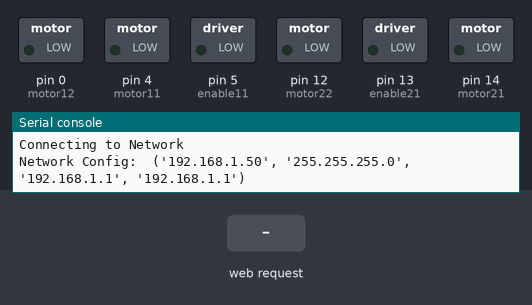
A program run on a simulated MicroPython board. Shown: switched loads named in the program (green lamp = pin HIGH), the last lines printed to the serial console. The test bench sets the inputs (shaded band). WiFi joins after 1.5 s.

Above: at 2.7 s.
2.8 s: HTTP request GET /?Button=1 received
At 3.4 s:
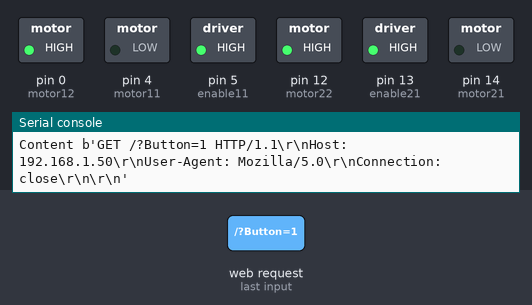
4.3 s: HTTP request GET /?Button=5 received
At 5.5 s:
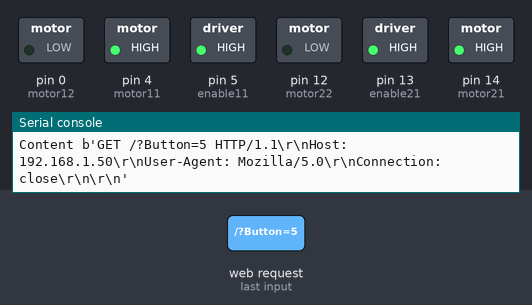
5.8 s: HTTP request GET /?Button=2 received
At 6.9 s:
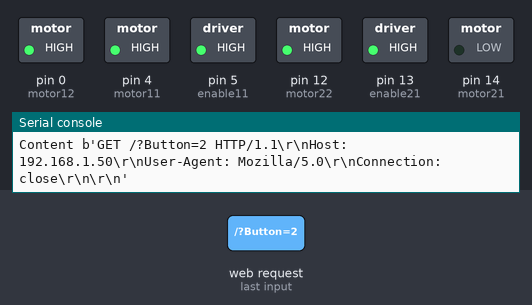
7.3 s: HTTP request GET /?Button=3 received
At 8.0 s:
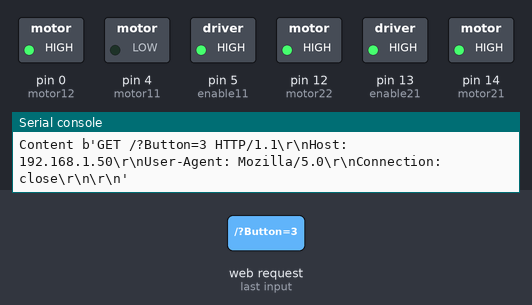
8.8 s: HTTP request GET /?Button=0 received
At 9.2 s:
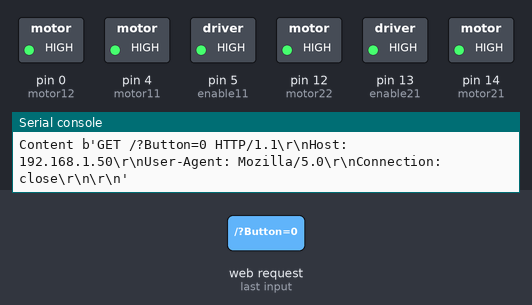
Timing chart, 0 to 11.3 s (numbered marks = the images above; inputs shaded):
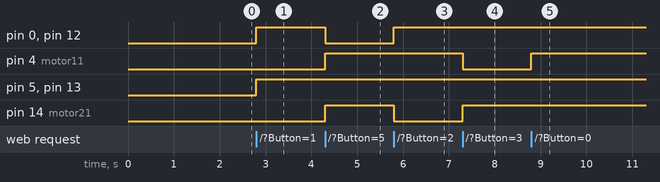

The program:

BOT_Version_1.py
```python
# WiFi Controlled Bot

from machine import Pin, Signal
import time
import network
import socket

#initialising the pins

motor11 = Pin(4, Pin.OUT)
motor12 = Pin(0, Pin.OUT)
enable11 = Pin(5, Pin.OUT)

motor21 = Pin(14, Pin.OUT)
motor22 = Pin(12, Pin.OUT)
enable21 = Pin(13, Pin.OUT)

#Inverting them using signal

motor_pin11 = Signal(motor11, invert = True)
motor_pin12 = Signal(motor12, invert = True)
enable1 = Signal(enable11, invert = True)

motor_pin21 = Signal(motor21, invert = True)
motor_pin22 = Signal(motor22, invert = True)
enable2 = Signal(enable21, invert = True)

#Motor Movement Function

enable11.off()
enable21.off()

def forward():
    enable11.on()
    enable21.on()
    motor_pin11.on()
    motor_pin12.off()

    motor_pin21.on()
    motor_pin22.off()

def backward():
    enable11.on()
    enable21.on()

    motor_pin11.off()
    motor_pin12.on()

    motor_pin21.off()
    motor_pin22.on()

def left():
    enable11.on()
    enable21.on()
    motor_pin11.off()
    motor_pin12.off()

    motor_pin21.on()
    motor_pin22.off()

def right():
    enable11.on()
    enable21.on()
    motor_pin11.on()
    motor_pin12.off()

    motor_pin21.off()
    motor_pin22.off()

def stop():
    enable11.on()
    enable21.on()
    motor_pin11.off()
    motor_pin12.off()

    motor_pin21.off()
    motor_pin22.off()


#Connecting to the Wifi

sta = network.WLAN(network.STA_IF)
if not sta.isconnected():
    print('Connecting to Network')
    sta.active(True)
    sta.connect('Railnet', 'sharan*100*')

    while not sta.isconnected():
        pass
print('Network Config: ', sta.ifconfig())

#Configure Socket Connection

s=socket.socket(socket.AF_INET, socket.SOCK_STREAM)
s.bind(('',80))
s.listen(5)

#Creating the Webpage

def web_page():
    html_page="""
                 <html>
                 <head>
                 <meta content="width=device-width, initial-scale=1" name="viewport"></meta>
                 </head>
                     <body>
                         <center><h2>WiFi Controlled Bot</h2></center>
                         <center>
                             <form>
                                 <button name = "Button" type = "submit" value = "1">FWD</button>
                                 <button name = "Button" type = "submit" value = "2">LEFT</button>
                                 <button name = "Button" type = "submit" value = "0">STOP</button>
                                 <button name = "Button" type = "submit" value = "3">RIGHT</button>
                                 <button name = "Button" type = "submit" value = "5">BCK</button>
                             </form>
                         </center>
                     </body>
                 </html>"""
    return html_page

#Socket Accept Receive Send and Close

while True:
    #Socket Accept
    conn, addr = s.accept()
    print('Got Connection from %s' % str(addr))

    #Socket Receive
    request = conn.recv(1024)
    print("")
    print("")
    print("Content %s" % str(request))

    #Socket Send
    request=str(request)

    fwd = request.find('/?Button=1')
    bck = request.find('/?Button=5')
    left1 = request.find('/?Button=2')
    right1 = request.find('/?Button=3')
    stop1 = request.find('/?Button=0')

    if fwd==6:
        forward()
    elif bck==6:
        backward()
    elif left1==6:
        left()
    elif right1==6:
        right()
    elif stop1==6:
        stop()

    response = web_page()
    conn.send("HTTP/1.1 200 OK\n")
    conn.send("Content-type: text/html\n")
    conn.send("Connection: close\n\n")
    conn.sendall(response)

    #Socket Close
    conn.close()


    
```

Measured:
- after the input at 2.8 s, pin 0 (motor12), pin 5 (enable11), pin 12 (motor22), pin 13 (enable21): LOW → HIGH at once
- after the input at 4.3 s, pin 0 (motor12), pin 12 (motor22): HIGH → LOW at once; pin 4 (motor11), pin 14 (motor21): LOW → HIGH at once
- after the input at 5.8 s, pin 0 (motor12), pin 12 (motor22): LOW → HIGH at once; pin 14 (motor21): HIGH → LOW at once
- after the input at 7.3 s, pin 4 (motor11): HIGH → LOW at once; pin 14 (motor21): LOW → HIGH at once
- after the input at 8.8 s, pin 4 (motor11): LOW → HIGH at once
